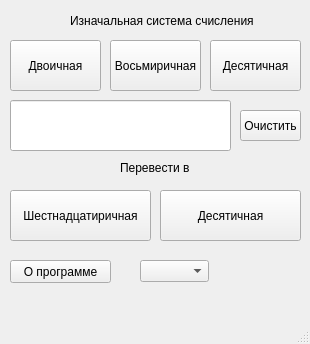
<?xml version="1.0" encoding="UTF-8"?>
<ui version="4.0">
 <class>MainWindow</class>
 <widget class="QMainWindow" name="MainWindow">
  <property name="geometry">
   <rect>
    <x>0</x>
    <y>0</y>
    <width>310</width>
    <height>344</height>
   </rect>
  </property>
  <property name="minimumSize">
   <size>
    <width>310</width>
    <height>0</height>
   </size>
  </property>
  <property name="maximumSize">
   <size>
    <width>310</width>
    <height>16777215</height>
   </size>
  </property>
  <property name="windowTitle">
   <string>MainWindow</string>
  </property>
  <widget class="QWidget" name="centralwidget">
   <widget class="QLineEdit" name="lineEdit">
    <property name="geometry">
     <rect>
      <x>10</x>
      <y>100</y>
      <width>221</width>
      <height>51</height>
     </rect>
    </property>
    <property name="text">
     <string/>
    </property>
   </widget>
   <widget class="QPushButton" name="pushButton_2">
    <property name="geometry">
     <rect>
      <x>110</x>
      <y>40</y>
      <width>91</width>
      <height>51</height>
     </rect>
    </property>
    <property name="text">
     <string>Восьмиричная</string>
    </property>
   </widget>
   <widget class="QPushButton" name="pushButton">
    <property name="geometry">
     <rect>
      <x>10</x>
      <y>40</y>
      <width>91</width>
      <height>51</height>
     </rect>
    </property>
    <property name="text">
     <string>Двоичная</string>
    </property>
   </widget>
   <widget class="QPushButton" name="pushButton_3">
    <property name="geometry">
     <rect>
      <x>210</x>
      <y>40</y>
      <width>91</width>
      <height>51</height>
     </rect>
    </property>
    <property name="text">
     <string>Десятичная</string>
    </property>
   </widget>
   <widget class="QLabel" name="label">
    <property name="geometry">
     <rect>
      <x>70</x>
      <y>10</y>
      <width>211</width>
      <height>21</height>
     </rect>
    </property>
    <property name="text">
     <string>Изначальная система счисления</string>
    </property>
   </widget>
   <widget class="QLabel" name="label_2">
    <property name="geometry">
     <rect>
      <x>120</x>
      <y>160</y>
      <width>71</width>
      <height>16</height>
     </rect>
    </property>
    <property name="text">
     <string>Перевести в</string>
    </property>
   </widget>
   <widget class="QPushButton" name="pushButton_4">
    <property name="geometry">
     <rect>
      <x>10</x>
      <y>190</y>
      <width>141</width>
      <height>51</height>
     </rect>
    </property>
    <property name="text">
     <string>Шестнадцатиричная</string>
    </property>
   </widget>
   <widget class="QPushButton" name="pushButton_5">
    <property name="geometry">
     <rect>
      <x>160</x>
      <y>190</y>
      <width>141</width>
      <height>51</height>
     </rect>
    </property>
    <property name="text">
     <string>Десятичная</string>
    </property>
   </widget>
   <widget class="QPushButton" name="pushButton_6">
    <property name="geometry">
     <rect>
      <x>240</x>
      <y>110</y>
      <width>61</width>
      <height>31</height>
     </rect>
    </property>
    <property name="text">
     <string>Очистить</string>
    </property>
   </widget>
   <widget class="QPushButton" name="pushButton_7">
    <property name="geometry">
     <rect>
      <x>10</x>
      <y>260</y>
      <width>101</width>
      <height>23</height>
     </rect>
    </property>
    <property name="text">
     <string>О программе</string>
    </property>
   </widget>
   <widget class="QComboBox" name="comboBox">
    <property name="geometry">
     <rect>
      <x>140</x>
      <y>260</y>
      <width>69</width>
      <height>22</height>
     </rect>
    </property>
   </widget>
  </widget>
  <widget class="QStatusBar" name="statusbar"/>
 </widget>
 <resources/>
 <connections/>
</ui>
